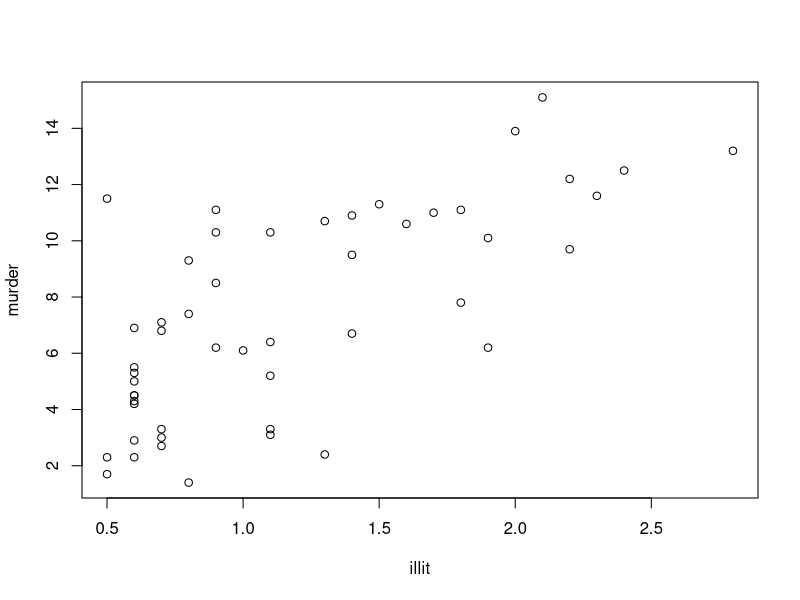
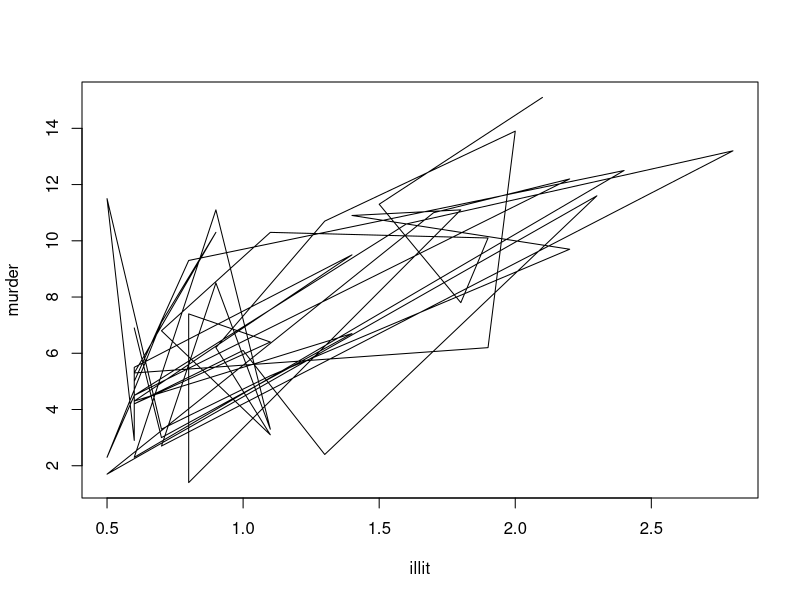
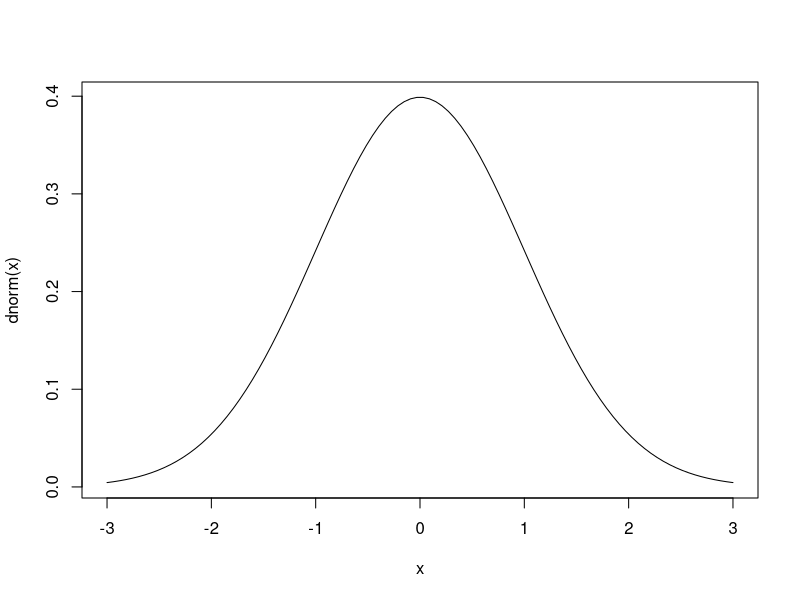
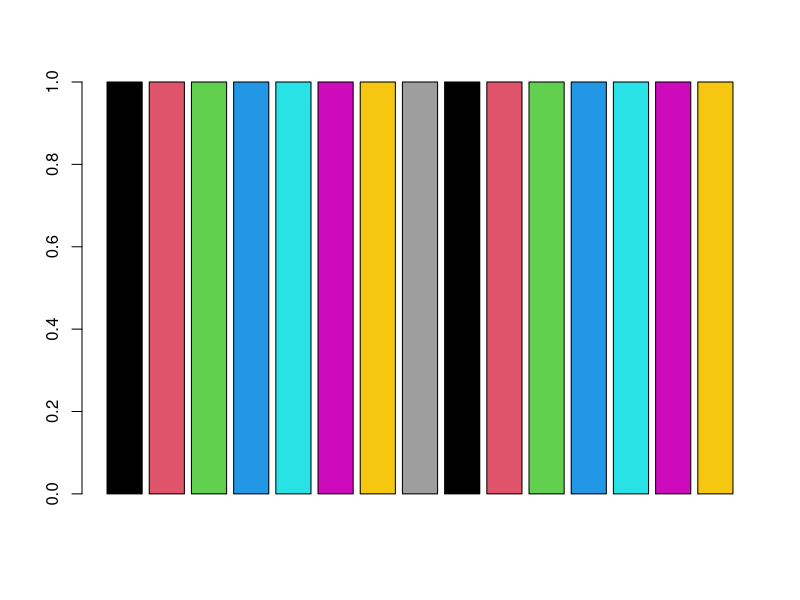
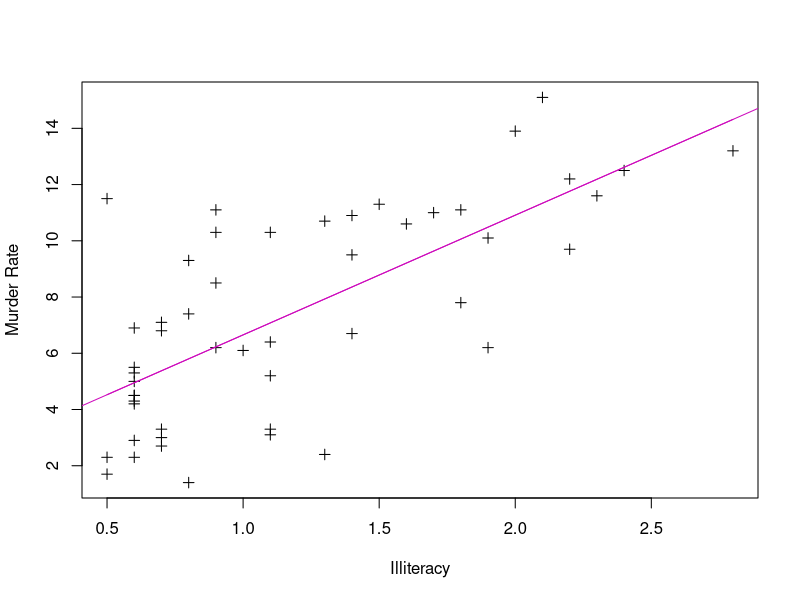
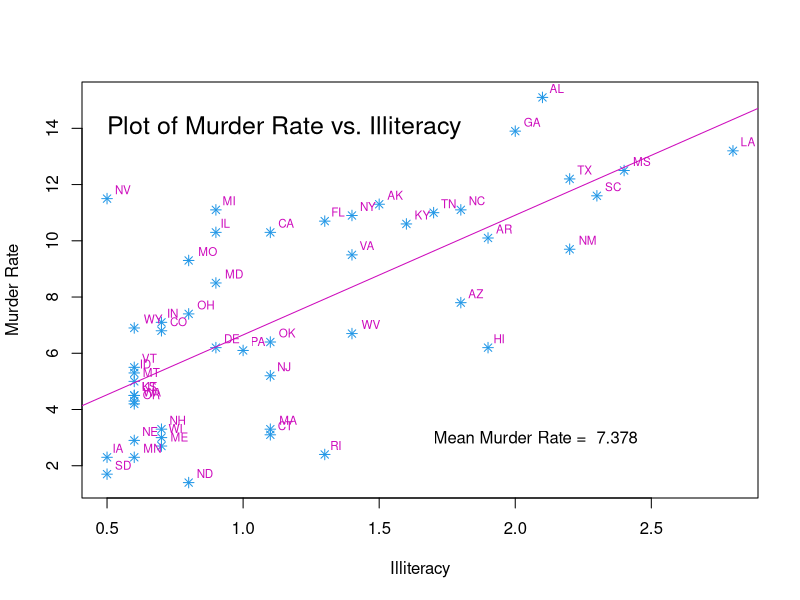
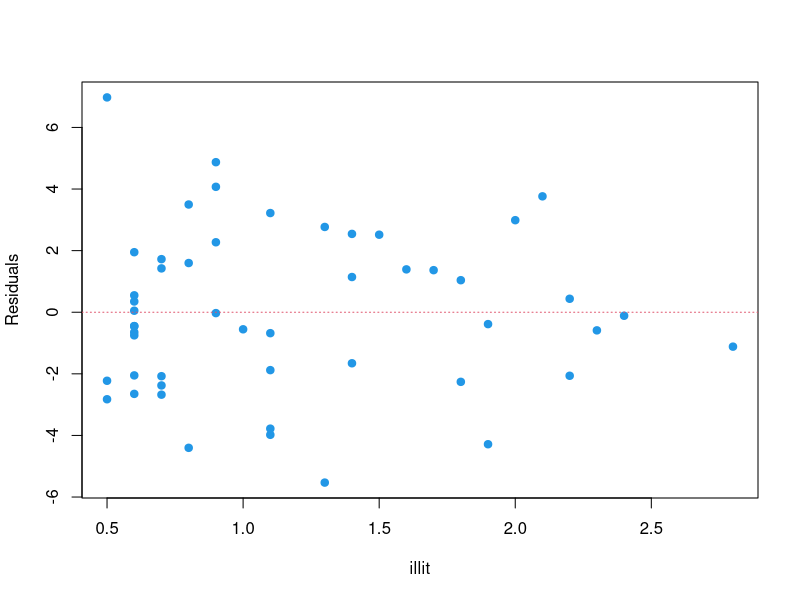

These figures' R source, in order: (Note: this script raises an error after producing the figures.)
illit <- state.x77[,3]
murder <- state.x77[,5]
plot(illit, murder)
plot(illit, murder, type = "l")
x <- seq(-3, 3, length = 100)
plot(x, dnorm(x), type="l")
barplot(rep(1, 15), col = 1:15)
plot(illit, murder, pch = 3, xlab = "Illiteracy", ylab = "Murder Rate")
regout <- lsfit(illit, murder)
regout$coef
yhat <- regout$coef[1] + regout$coef[2] * illit
lines(illit, yhat, col = 6)
abline(coef = regout$coef, col = 6)

plot(illit, murder, type = "n", xlab = "Illiteracy", ylab="Murder Rate")
points(illit, murder, col = 4, pch = 8)
abline(coef = regout$coef, col = 6)

state.abb
text(illit, murder, state.abb, cex = 0.7, adj = c(-0.5, -0.5), col = 6)
text(0.5, 14, adj = 0, cex = 1.5, "Plot of Murder Rate vs. Illiteracy")
label <- paste("Mean Murder Rate = ", as.character(mean(murder)))
text(1.7, 3, adj = 0, label)
plot(illit, regout$resid, col = 4, pch = 19, ylab = "Residuals")
abline(h = 0, lty = 3, col = 2)

library("mvtnorm")
Mu <- c(1, 2)
s <- matrix(c(1, -1, -1, 4), ncol = 2)
x <- seq(-3, 5, length = 100)
y <- seq(-5, 9, length = 100)
z <- matrix(NA, length(x), length(y))
for (i in 1:length(x)){
	for (j in 1:length(y)){
		z[i,j] <- dmvnorm(c(x[i], y[j]), Mu, S)
	}
}
contour(x, y, z)
persp(x, y, z)
persp(x, y, z, theta = 70, phi = 50)
income <- state.x77[,2]
coplot(murder ~ illit | income)
